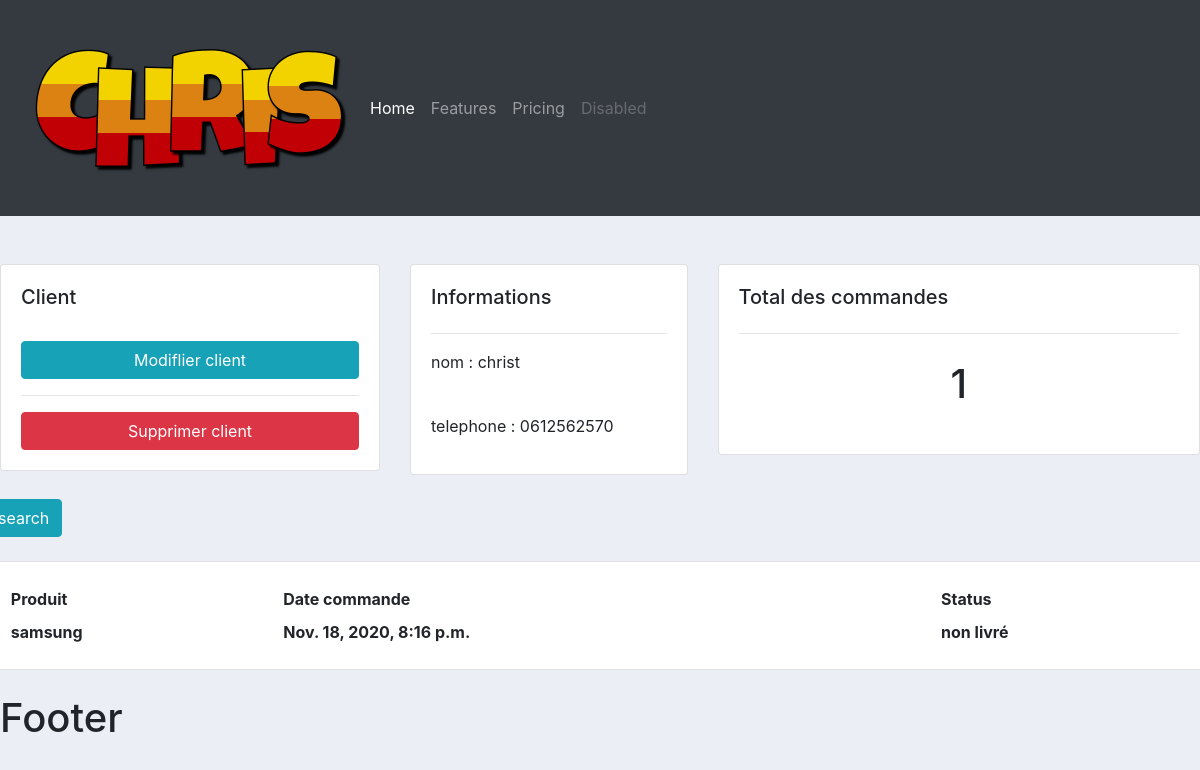
/client/1/, run on the app's committed database.
### client/models.py (models this page shows, shortened)
class Client(models.Model):
    nom=models.CharField(max_length=200, null=True)
    telephone=models.CharField(max_length=200, null=200)
    date_creation=models.DateTimeField(auto_now_add=True)

### commande/models.py (models this page shows)
class Commande(models.Model):
    STATUS = (('en instance','en intance'),('non livré','non livré'),('livré','livré'))
    client=models.ForeignKey(Client, null=True,on_delete=models.SET_NULL)
    produit=models.ForeignKey(Produit,null=True,on_delete=models.SET_NULL)
    status=models.CharField(max_length=200, choices=STATUS)
    date_creation=models.DateTimeField(auto_now_add=True)

### produit/models.py (models this page shows)
class Produit(models.Model):
    nom=models.CharField(max_length=200, null=True)
    prix=models.FloatField(null=True)
    tag=models.ManyToManyField(Tag)
    def __str__(self):
        return self.nom

### client/views.py (the view)
# urls.py: path('/<str:pk>/',views.List_client,name='client'),
def List_client(request,pk):
    client=Client.objects.get(id=pk)
    commande=client.commande_set.all()
    commande_total=commande.count()
    context= {'client':client,'commande':commande,'commande_total':commande_total}
    return render(request,'client/client.html',context)

### templates/client/client.html
{% extends 'main.html'%}
{% block content %}
<br>
<div class="row">
    <div class="col-md-4">
        <div class="card card-body">
            <h5>Client</h5>
            <br>
            <a class=" btn btn-info btn-block">Modiflier client</a>
            <hr>
            <a class=" btn btn-danger btn-block">Supprimer client</a>
        </div>
    </div>
    <div class="col-md-3">
        <div class="card card-body">
            <h5>Informations</h5>
            <hr>
            <p>nom : {{client.nom}}</p>
            <br>
            <p>telephone : {{client.telephone}}</p>
        </div>
    </div>
    <div class="col-md">
    	<div class="card card-body">
    		<h5>Total des commandes</h5>
		    <hr>
		    <h1 style="text-align: center;padding: 10px">{{commande_total}}<h1>
        </div>
    </div>
</div>
<br>
<div class="row">
    <a class="btn btn-info btn-clock">search</a>
</div>
<br>
<div class="row">
    <div class="card card-body">
        <table class="table-sm">
            <tr>
                <th>Produit</th>
                <th>Date commande</th>
                <th>Status</th>
            </tr>
            {% for commande in commande %}
            <tr>
                <th>{{commande.produit}}</th>
                <th>{{commande.date_creation}}</th>
                <th>{{commande.status}}</th>
            </tr>
            {% endfor %}
        </table>
    </div>
</div>
{% endblock%}

### static/css/main.css (style rules this page uses)
body { background-color: #ebeff5 ; }

### data on the page
Client: nom "christ", telephone "0612562570"
Commande: produit "samsung", date_creation "Nov. 18, 2020, 8:16 p.m.", status "non livré"

### other printed values
{{ commande_total }} "1"
